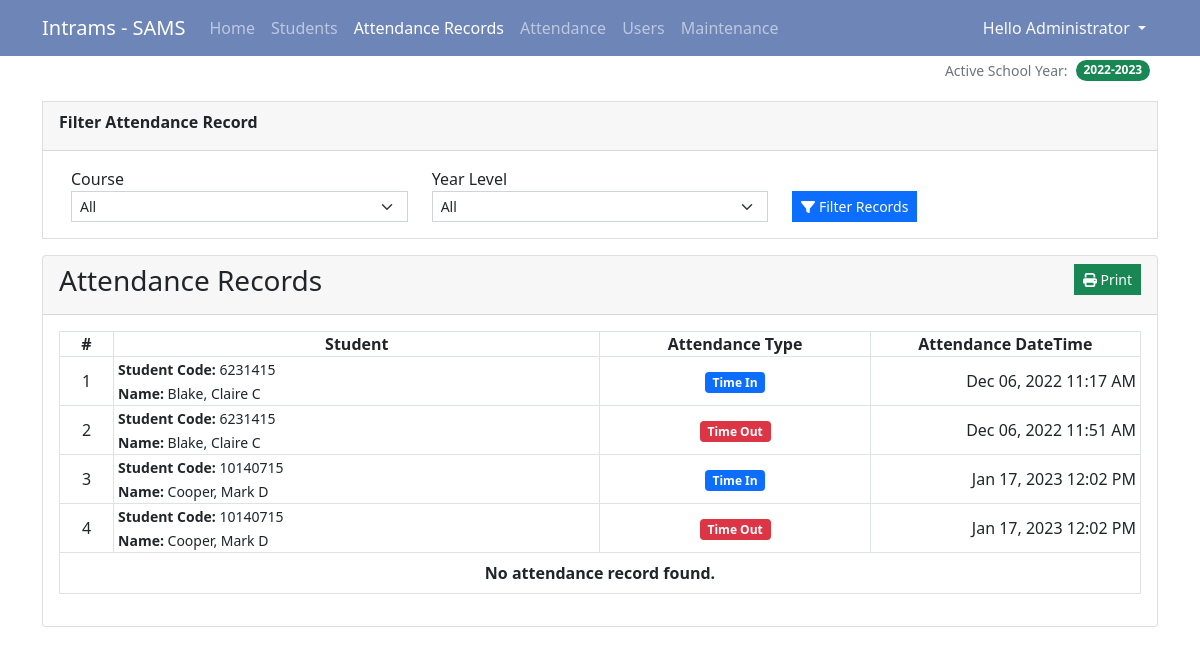
Screenshot of /?page=attendance_list (signed in) with the database file from the repository.
### tables this page shows
CREATE TABLE attendance_list (
            `attendance_id` INTEGER NOT NULL PRIMARY KEY AUTOINCREMENT,
            `student_id` TEXT NOT NULL,
            `type` TINYINT(2) NOT NULL Default 1,
            `date_created` TIMESTAMP DEFAULT CURRENT_TIMESTAMP,
            `date_updated` TIMESTAMP NULL,
            FOREIGN KEY(`student_id`) REFERENCES `student_list`(`student_id`) ON DELETE CASCADE
        );

CREATE TABLE student_list (
            `student_id` INTEGER NOT NULL PRIMARY KEY AUTOINCREMENT,
            `student_code` TEXT NOT NULL,
            `firstname` TEXT NOT NULL,
            `middlename` TEXT NULL DEFAULT NULL,
            `lastname` TEXT NOT NULL,
            `gender` TEXT NOT NULL,
            `course_id` INTEGER NULL,
            `sy_id` INTEGER NULL,
            `yl_id` INTEGER NULL,
            `contact` TEXT NOT NULL,
            `email` TEXT NOT NULL,
            `status` INTEGER NOT NULL DEFAULT 1,
            `date_created` TIMESTAMP DEFAULT CURRENT_TIMESTAMP,
            `date_updated` TIMESTAMP NULL,
            FOREIGN KEY(`course_id`) REFERENCES `course_list`(`course_id`) ON DELETE SET NULL,
            FOREIGN KEY(`sy_id`) REFERENCES `school_year`(`sy_id`) ON DELETE SET NULL,
            FOREIGN KEY(`yl_id`) REFERENCES `year_lvl`(`yl_id`) ON DELETE SET NULL
        );

### attendance_list.php (the view, shortened to what this page needs)
<div class="card rounded-0 mb-3">
    <div class="card-header rounded-0">
        <div class="card-title"><b>Filter Attendance Record</b></div>
    </div>
    <div class="card-body rounded-0">
        <div class="container-fluid">
            <form action="" id="filter-form">
                <div class="row align-items-end">
                    <div class="col-lg-4 col-md-4 col-sm-6">
                        <div class="form-group">
                            <label for="course_id" class="control-label">Course</label>
                            <select name="course_id" id="course_id" class="form-select form-select-sm rounded-0">
                                <option <?php echo (!isset($course_id)) ? 'selected' : '' ?>>All</option>
                            </select>
                        </div>
                    </div>
                    <div class="col-lg-4 col-md-4 col-sm-6">
                        <div class="form-group">
                            <label for="yl_id" class="control-label">Year Level</label>
                            <select name="yl_id" id="yl_id" class="form-select form-select-sm rounded-0">
                                <option <?php echo (!isset($yl_id)) ? 'selected' : '' ?>>All</option>
                            </select>
                        </div>
                    </div>
                    <div class="col-lg-4 col-md-4 col-sm-6">
                        <button class="btn btn-primary btn-sm rounded-0"><i class="fa fa-filter"></i> Filter Records</button>
                    </div>
                </div>
            </form>
        </div>
    </div>
</div>
<div class="card">
    <div class="card-header d-flex justify-content-between">
        <h3 class="card-title">Attendance Records</h3>
        <div class="card-tools align-middle">
            <button class="btn btn-success btn-sm py-1 rounded-0" type="button" id="print"><i class="fa fa-print"></i> Print</button>
        </div>
    </div>
    <div class="card-body">
        <table class="table table-bordered table-hover" id="att-list">
            <colgroup>
                <col width="5%">
                <col width="45%">
                <col width="25%">
                <col width="25%">
            </colgroup>
            <thead>
                <tr>
                    <th class="p-0 text-center">#</th>
                    <th class="p-0 text-center">Student</th>
                    <th class="p-0 text-center">Attendance Type</th>
                    <th class="p-0 text-center">Attendance DateTime</th>
                </tr>
            </thead>
            <tbody>
                <?php
                $where = "";
                 $att_qry = $conn->query("SELECT a.date_created, a.type, (s.lastname || ', ' || s.firstname || ' ' || s.middlename),s.student_code FROM `attendance_list` a inner join student_list s on a.student_id = s.student_id where {$where} s.sy_id= '{$_SESSION['sy_id']}' order by a.date_created asc ");
                 $i = 1;
                 while($row = $att_qry->fetchArray()):
                    $bg = "primary";
                    if($row['type'] == 2)
                    $bg = "danger";
                ?>
                <tr>
                    <td class="align-middle py-0 px-1 text-center"><?php echo $i++; ?></td>
                    <td class="align-middle py-0 px-1">
                        <p class="m-0">
                            <small><b>Student Code:</b> <?php echo $row[3] ?></small><br>
                            <small><b>Name:</b> <?php echo $row[2] ?></small>
                        </p>
                    </td>
                    <td class="align-middle py-0 px-1 text-center">
                        <span class="badge bg-<?php echo $bg ?>"><?php echo $row[1] == 1 ? "Time In" : "Time Out" ?></span>
                    </td>
                    <td class="align-middle py-0 px-1 text-end"><?php echo date("M d, Y h:i A",strtotime($row[0]))  ?></td>
                </tr>
                <?php endwhile; ?>
                <?php if(!$att_qry->fetchArray()): ?>
                    <tr>
                        <th class="text-center" colspan="4">No attendance record found.</th>
                    </tr>
                <?php endif; ?>
            </tbody>
        </table>
    </div>
</div>

### index.php (style rules this page uses)
html,body { height:100%; width:100%; }

### rows the page displays
attendance_list: student.student_code "6231415", row "Blake, Claire C", type "Time In", date_created "Dec 06, 2022 11:17 AM"
attendance_list: student.student_code "6231415", row "Blake, Claire C", type "Time Out", date_created "Dec 06, 2022 11:51 AM"
attendance_list: student.student_code "10140715", row "Cooper, Mark D", type "Time In", date_created "Jan 17, 2023 12:02 PM"
attendance_list: student.student_code "10140715", row "Cooper, Mark D", type "Time Out", date_created "Jan 17, 2023 12:02 PM"

### other values shown
$_SESSION['fullname'] "Administrator"
$_SESSION['sy'] "2022-2023"
